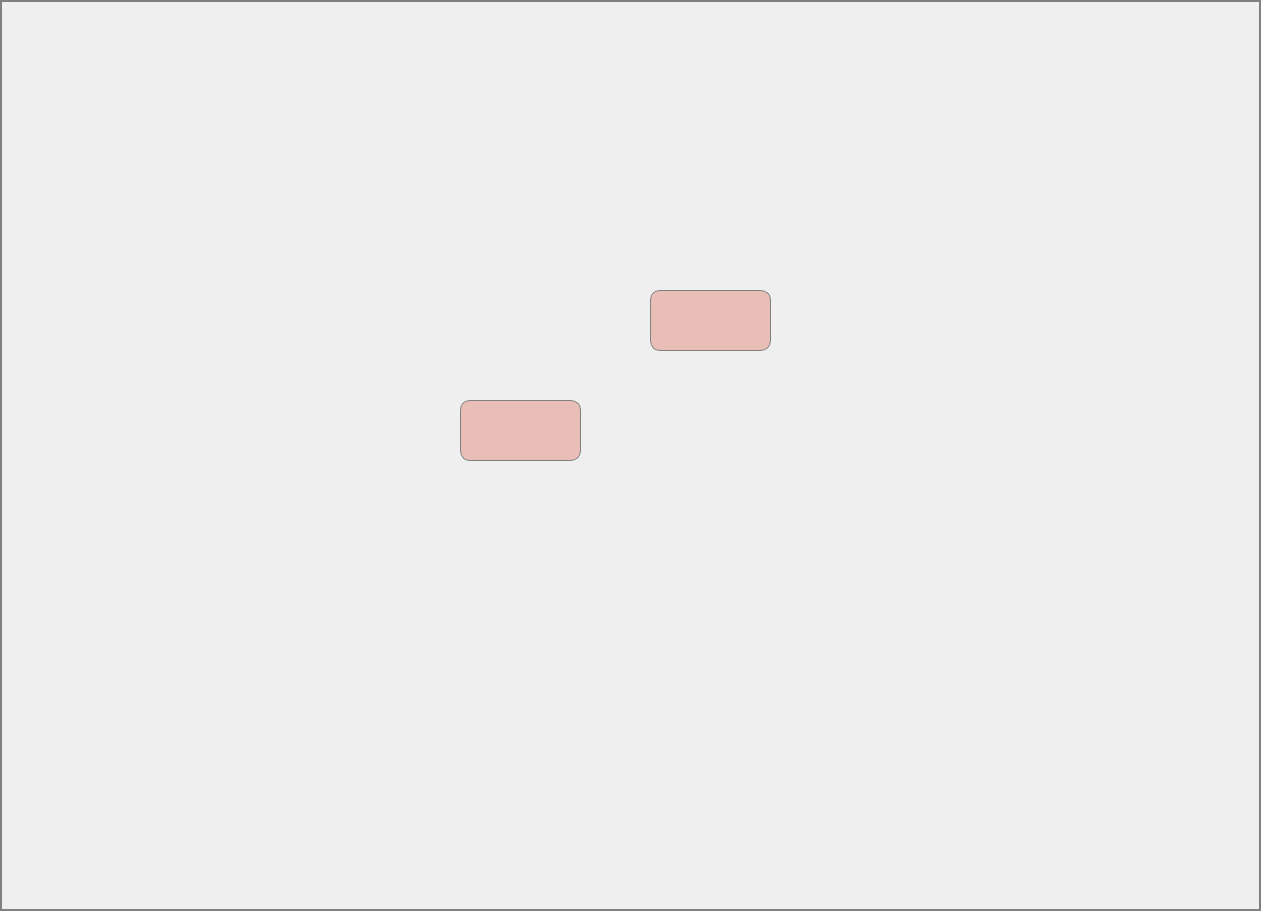
<?xml version="1.0" encoding="UTF-8"?>
<ui version="4.0">
 <class>Dialog</class>
 <widget class="QDialog" name="Dialog">
  <property name="geometry">
   <rect>
    <x>0</x>
    <y>0</y>
    <width>1261</width>
    <height>911</height>
   </rect>
  </property>
  <property name="windowTitle">
   <string>9th Floor Temperature</string>
  </property>
  <widget class="QLabel" name="label">
   <property name="geometry">
    <rect>
     <x>0</x>
     <y>0</y>
     <width>1261</width>
     <height>911</height>
    </rect>
   </property>
   <property name="styleSheet">
    <string notr="true">border: 2px solid grey;</string>
   </property>
   <property name="text">
    <string/>
   </property>
   <property name="pixmap">
    <pixmap>9F.jpg</pixmap>
   </property>
  </widget>
  <widget class="QLabel" name="label_2">
   <property name="geometry">
    <rect>
     <x>650</x>
     <y>290</y>
     <width>121</width>
     <height>61</height>
    </rect>
   </property>
   <property name="font">
    <font>
     <family>Times New Roman</family>
     <pointsize>28</pointsize>
    </font>
   </property>
   <property name="styleSheet">
    <string notr="true">background-color:rgba(222, 114, 94,100);
color:rgb(222, 114, 94);
border:1px solid grey;
border-radius: 10px;</string>
   </property>
   <property name="text">
    <string/>
   </property>
  </widget>
  <widget class="QLabel" name="label_3">
   <property name="geometry">
    <rect>
     <x>460</x>
     <y>400</y>
     <width>121</width>
     <height>61</height>
    </rect>
   </property>
   <property name="font">
    <font>
     <family>Times New Roman</family>
     <pointsize>28</pointsize>
    </font>
   </property>
   <property name="styleSheet">
    <string notr="true">background-color:rgba(222, 114, 94,100);
color:rgb(222, 114, 94);
border:1px solid grey;
border-radius: 10px;</string>
   </property>
   <property name="text">
    <string/>
   </property>
  </widget>
 </widget>
 <resources/>
 <connections/>
</ui>
